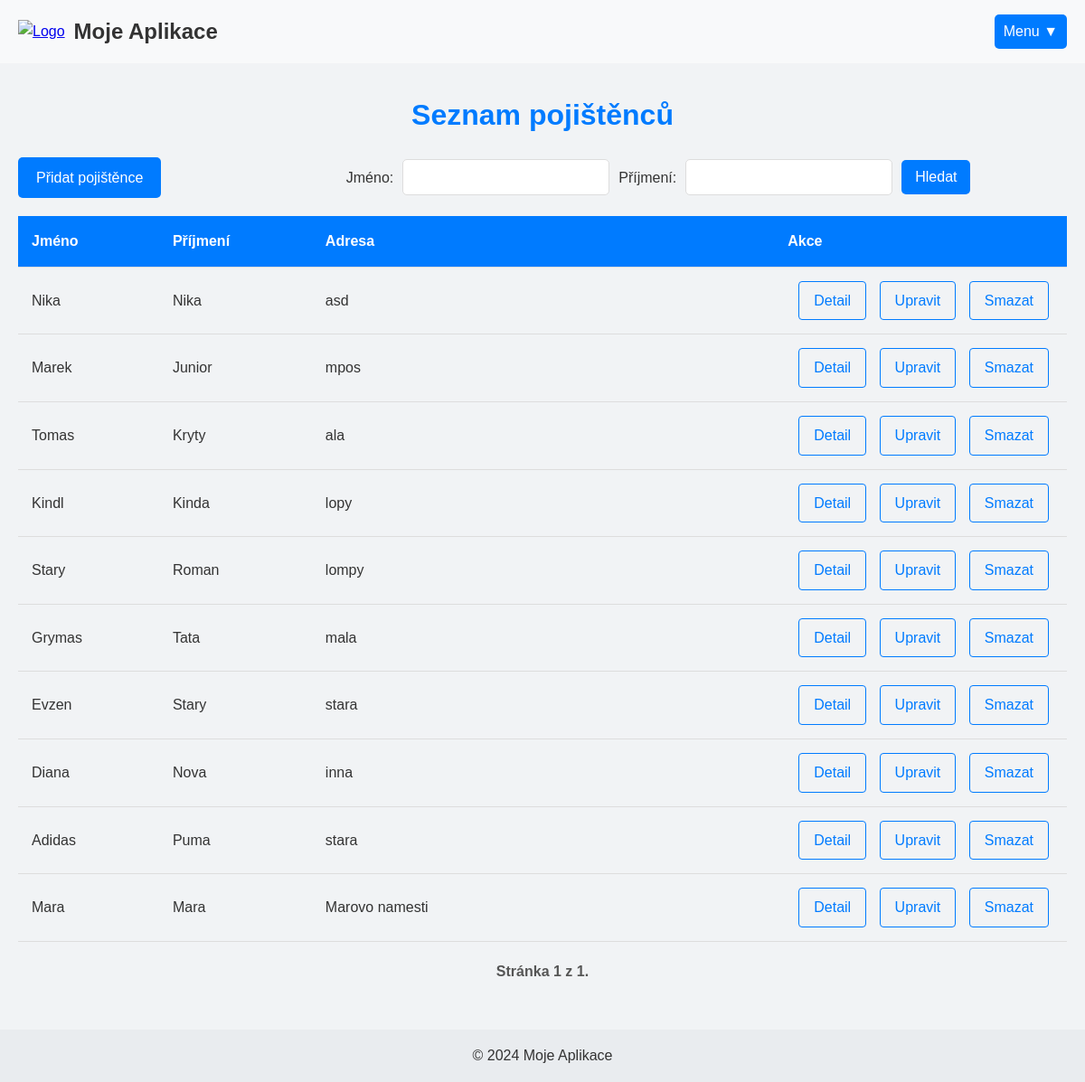
The page /pojistenci/seznam_pojistencu/ on the database as committed earlier.
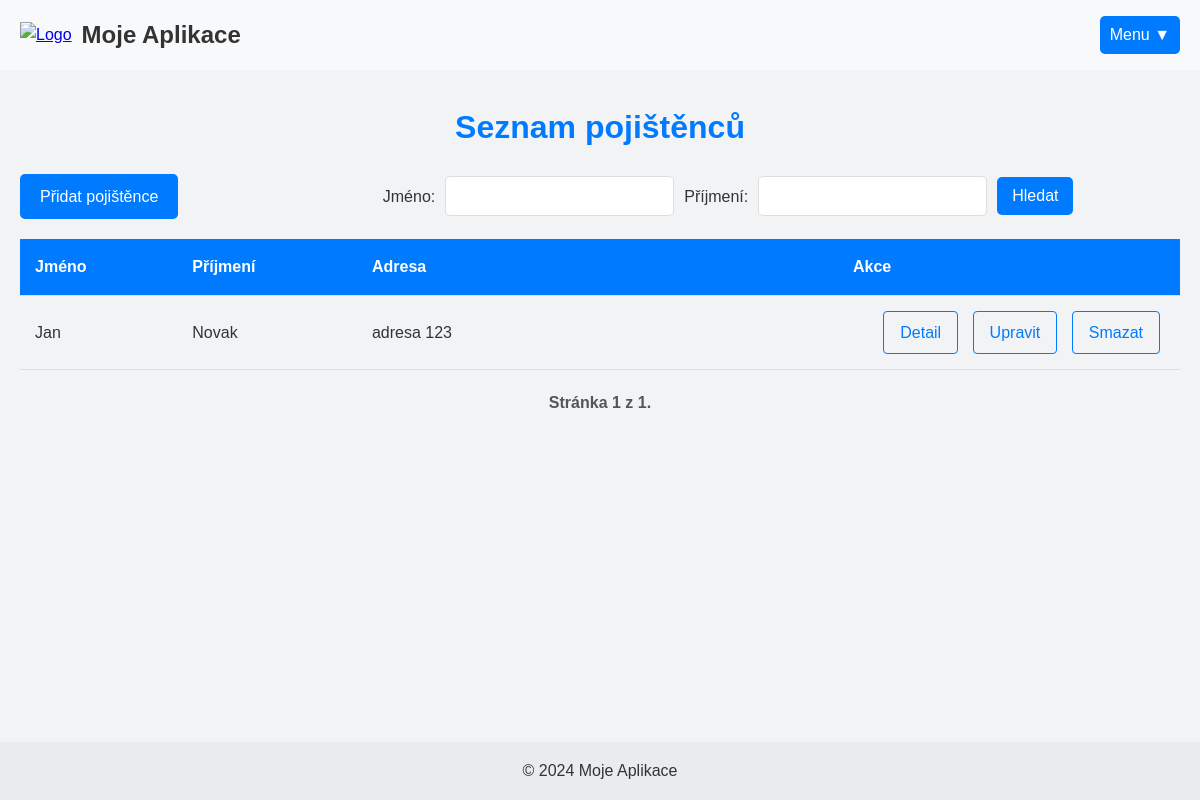
The same page on the database as committed later.
### NovyProjekt/models.py (models this page shows, shortened)
class Pojistenec(models.Model):
    user = models.ForeignKey(Uzivatel, on_delete=models.CASCADE, null=True, blank=True)
    jmeno = models.CharField(max_length=100)
    prijmeni = models.CharField(max_length=100)
    adresa = models.CharField(max_length=255)
    vek = models.IntegerField()
    foto = models.ImageField(upload_to='images/', blank=True, null=True)

### NovyProjekt/views.py (the view)
# urls.py: path('pojistenci/seznam_pojistencu/', views.seznam_pojistencu, name='seznam_pojistencu'),
def seznam_pojistencu(request):
    vyhledavaci_form = VyhledavaciForm()
    pojistenci = Pojistenec.objects.all()
    if request.GET.get('jmeno') or request.GET.get('prijmeni'):
        jmeno = request.GET.get('jmeno')
        prijmeni = request.GET.get('prijmeni')
        pojistenci = pojistenci.filter(jmeno__icontains=jmeno, prijmeni__icontains=prijmeni)
    paginator = Paginator(pojistenci, 10)  # 10 pojištěnců na stránku
    page_number = request.GET.get('page')  # Získejte číslo stránky z dotazu
    try:
        page_obj = paginator.get_page(page_number)  # Získejte příslušnou stránku
    except PageNotAnInteger:
        page_obj = paginator.get_page(1)  # Pokud není číslo stránky, vraťte první stránku
    except EmptyPage:
        page_obj = paginator.get_page(paginator.num_pages)  # Pokud je stránka prázdná, vraťte poslední stránku
    return render(request, 'pojistenci/seznam_pojistencu.html', {
        'vyhledavaci_form': vyhledavaci_form,
        'page_obj': page_obj,  # Předáváme paginovaný objekt
    })

### NovyProjekt/forms.py
class VyhledavaciForm(forms.Form):
    jmeno = forms.CharField(required=False, label='Jméno')
    prijmeni = forms.CharField(required=False, label='Příjmení')

### NovyProjekt/templates/pojistenci/seznam_pojistencu.html (shortened to what this page needs)
{% extends 'index.html' %}
{% load static %}
{% block extra_styles %}
    <link rel="stylesheet" href="{% static 'css/seznam_pojistencu.css' %}">
{% endblock %}
{% block content %}
<div class="container-pojistenci">
    <h1>Seznam pojištěnců</h1>
    <a href="{% url 'pridat_pojistence' %}" class="btn">Přidat pojištěnce</a>
    <form method="GET" class="vyhledavaci-form">
        {{ vyhledavaci_form.jmeno.label_tag }} {{ vyhledavaci_form.jmeno }}
        {{ vyhledavaci_form.prijmeni.label_tag }} {{ vyhledavaci_form.prijmeni }}
        <button type="submit">Hledat</button>
    </form>
    {% if page_obj %}
        <table>
            <thead>
                <tr>
                    <th>Jméno</th>
                    <th>Příjmení</th>
                    <th>Adresa</th>
                    <th>Akce</th>
                </tr>
            </thead>
            <tbody>
                {% for pojistenec in page_obj %}
                    <tr>
                        <td>{{ pojistenec.jmeno }}</td>
                        <td>{{ pojistenec.prijmeni }}</td>
                        <td>{{ pojistenec.adresa }}</td>
                        <td>
                            <div class="pojistenci-actions">
                                <a href="{% url 'detail_pojistence' pojistenec.pk %}">Detail</a>
                                <a href="{% url 'upravit_pojistence' pojistenec.pk %}">Upravit</a>
                                <a href="{% url 'smazat_pojistence' pojistenec.pk %}">Smazat</a>
                            </div>
                        </td>
                    </tr>
                {% endfor %}
            </tbody>
        </table>
        <div class="pagination">
            <span class="step-links">
                <span class="current">
                    Stránka {{ page_obj.number }} z {{ page_obj.paginator.num_pages }}.
                </span>
            </span>
        </div>
    {% else %}
        <p>Žádní pojištěnci nenalezeni.</p>
    {% endif %}
</div>
{% endblock %}

Rows that differ between the two databases and show on the page:
removed Pojistenec: jmeno "Nika", prijmeni "Nika", adresa "asd"
removed Pojistenec: jmeno "Marek", prijmeni "Junior", adresa "mpos"
removed Pojistenec: jmeno "Tomas", prijmeni "Kryty", adresa "ala"
removed Pojistenec: jmeno "Kindl", prijmeni "Kinda", adresa "lopy"
removed Pojistenec: jmeno "Stary", prijmeni "Roman", adresa "lompy"
removed Pojistenec: jmeno "Grymas", prijmeni "Tata", adresa "mala"
removed Pojistenec: jmeno "Evzen", prijmeni "Stary", adresa "stara"
removed Pojistenec: jmeno "Diana", prijmeni "Nova", adresa "inna"
removed Pojistenec: jmeno "Adidas", prijmeni "Puma", adresa "stara"
removed Pojistenec: jmeno "Mara", prijmeni "Mara", adresa "Marovo namesti"
added Pojistenec: jmeno "Jan", prijmeni "Novak", adresa "adresa 123"
